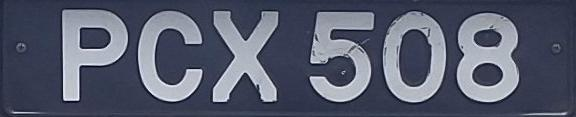
#> input picture week09/LP.jpg, 576 x 117 px
$ jupyter execute code.ipynb
#> lines starting #> are read from the running program, lines starting #| are printed output that depends on the picture; after the words box and inside, x2 and y2 are one past the last pixel; in counts of white or black regions, pixels touching at a corner belong together
[cell 1]
import numpy as np
import cv2
import matplotlib.pyplot as plt

[cell 2]
def imshow(image=None, title=None, size=10):
    assert image is not None, 'The image is not provided'
    w, h = image.shape[0], image.shape[1]
    aspectRatio = h/w
    plt.figure(figsize=(size*aspectRatio, size))
    if len(image.shape)>2:
        plt.imshow(cv2.cvtColor(image, cv2.COLOR_BGR2RGB))
    else:
        plt.imshow(image, cmap='gray')

    plt.axis('off')
    plt.title(title)
    plt.show()

[cell 3]
image = cv2.imread('./LP.jpg')
#> image is the input picture: shape (117, 576, 3); mean B, G, R 109.3, 91.4, 86.3
imshow(image, 'LPImage', 1)

[cell 4]
gray = cv2.cvtColor(image, cv2.COLOR_BGR2GRAY)
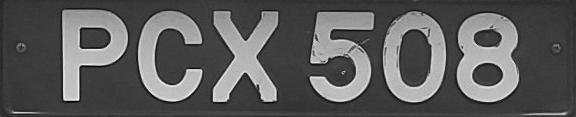
#> gray: shape (117, 576); min 2, max 253, mean 92
_, thresholdedImage = cv2.threshold(gray, 127,255, cv2.THRESH_BINARY+cv2.THRESH_OTSU)
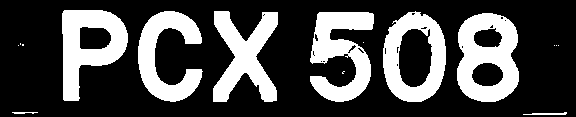
#> thresholdedImage: shape (117, 576); 28.8% white; 16 white regions (8 under 20 px)

[cell 5]
# imshow(thresholdedImage, 'BinarizedImage')
plt.imshow(thresholdedImage, 'gray')

[cell 6]
contours, _= cv2.findContours(thresholdedImage, cv2.RETR_LIST, cv2.CHAIN_APPROX_SIMPLE)
#> contours = 38 contours, 25 with area under 20; largest, box (x1, y1, x2, y2) and area: (457, 13, 519, 102) 4491, (383, 11, 446, 102) 4482, (62, 10, 128, 101) 3723, (310, 12, 374, 102) 3151, (213, 11, 278, 102) 2959

[cell 7]
resultImage = cv2.drawContours(image.copy(), contours, -1, (0,255,0), 2)
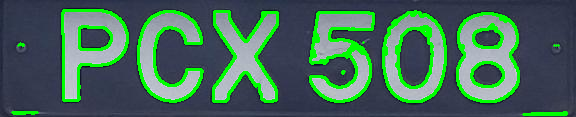
#> resultImage: shape (117, 576, 3); mean B, G, R 89.4, 107.2, 69

[cell 8]
imshow(resultImage)

$ run again, with week09/multiplefaces.jpg copied over week09/LP.jpg
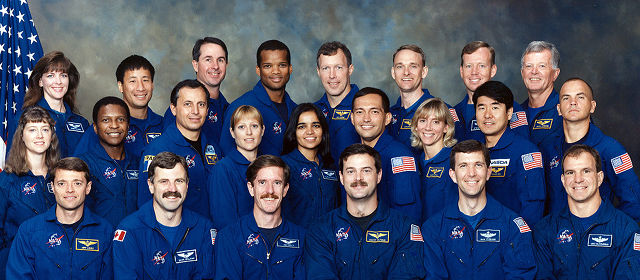
#> input picture week09/multiplefaces.jpg, 640 x 280 px
#> image is the input picture: shape (280, 640, 3); mean B, G, R 102.4, 79.3, 71.3
#> `_, thresholdedImage = cv2.threshold(gray, 127,255, cv2.THRESH_BINARY+c..`:
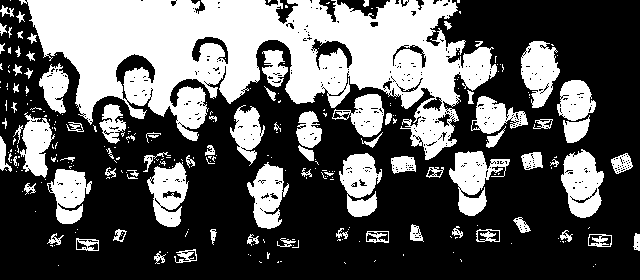
#> thresholdedImage: shape (280, 640); 36.1% white; 275 white regions (192 under 20 px)
#> contours = 974 contours, 865 with area under 20; largest, box (x1, y1, x2, y2) and area: (19, 0, 497, 160) 39174, (561, 149, 604, 218) 1974, (449, 151, 510, 216) 1804, (339, 153, 382, 217) 1686, (147, 162, 189, 227) 1660
#> `resultImage = cv2.drawContours(image.copy(), contours, -1, (0,255,0), 2)`:
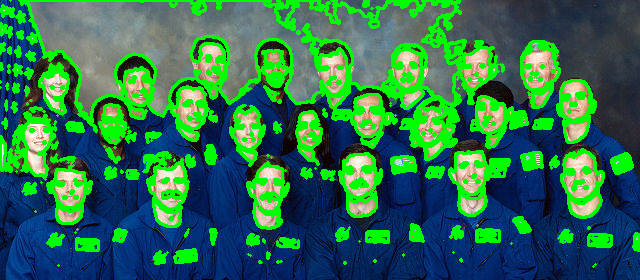
#> resultImage: shape (280, 640, 3); mean B, G, R 77.9, 112.6, 43.6
